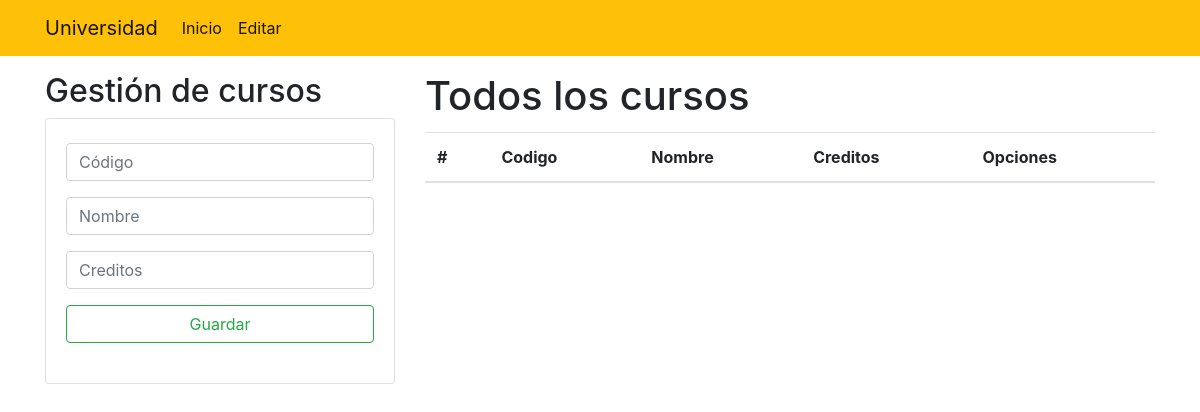
Before: / with the older database file.
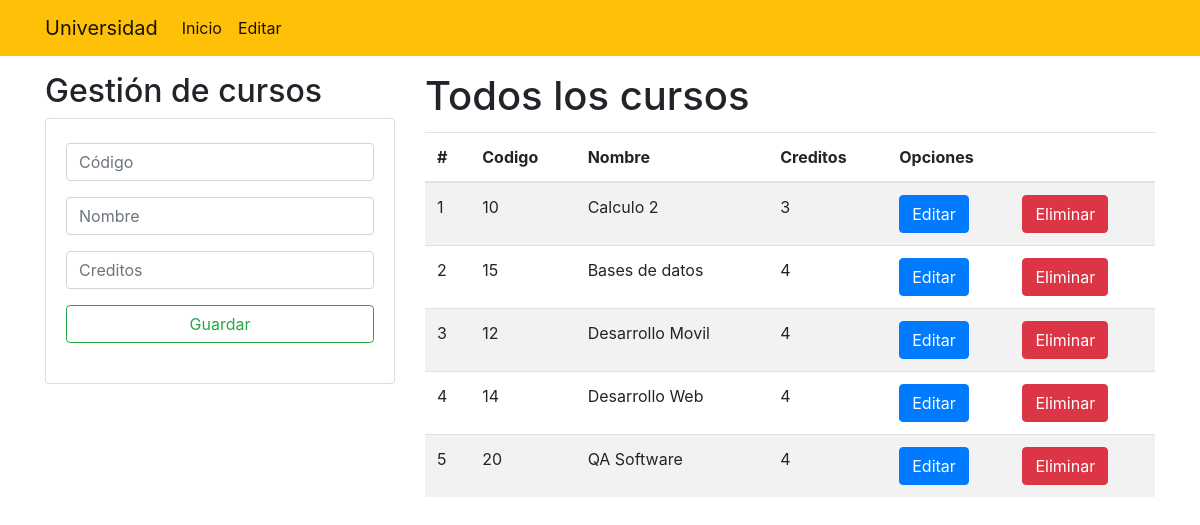
After: the same page with the newer database file.
### Academico/models.py (models this page shows, shortened)
class Curso(models.Model):
    codigo = models.CharField(primary_key=True, max_length=8)
    nombre = models.CharField(max_length=50)
    creditos = models.PositiveSmallIntegerField()

### Academico/views.py (the view)
# urls.py: path('', views.home),
def home(request):
    allCursos = Curso.objects.all()
    return render(request, 'gestionCursos.html', {"cursos": allCursos})

### Academico/templates/gestionCursos.html (shortened to what this page needs)
{% extends './base.html' %} {% block title %} Gestión de Cursos {% endblock %}
{% block body %}
<div class="row">
  <div class="col-sm-12 col-md-6 col-lg-4 col-xl-4">
    <h2>Gestión de cursos</h2>
    <div class="card py-1">
      <div class="card-body">
        <form action="/registrarCurso/" method="POST">
          <div class="form-group">
            <input
              type="text"
              id="txtCodigo"
              name="txtCodigo"
              class="form-control"
              placeholder="Código"
              minlength="1"
              maxlength="8"
              required
            />
          </div>
          <div class="form-group">
            <input
              type="text"
              id="txtNombre"
              name="txtNombre"
              class="form-control"
              placeholder="Nombre"
              minlength="2"
              maxlength="50"
              required
            />
          </div>
          <div class="form-group">
            <input
              type="number"
              id="numCreditos"
              name="numCreditos"
              class="form-control"
              placeholder="Creditos"
              minlength="1"
              required
            />
          </div>
          <div class="form-group">
            <button type="submit" class="btn btn-outline-success btn-block">
              Guardar
            </button>
          </div>
        </form>
      </div>
    </div>
  </div>
  <div class="col-sm-12 col-md-6 col-lg-8 col-xl-8">
    <h1>Todos los cursos</h1>
    <div class="table-responsive py-1">
      <table class="table table-striped">
        <thead>
          <tr>
            <th>#</th>
            <th>Codigo</th>
            <th>Nombre</th>
            <th>Creditos</th>
            <th colspan="2">Opciones</th>
          </tr>
        </thead>
        <tbody>
          {% for curso in cursos %}
          <tr>
            <td>{{forloop.counter}}</td>
            <td>{{curso.codigo}}</td>
            <td>{{curso.nombre}}</td>
            <td>{{curso.creditos}}</td>
            <td>
              <a href="editarCurso/{{curso.codigo}}" class="btn btn-primary"
                >Editar</a
              >
            </td>
            <td>
              <button type="button" class="btn btn-danger" data-toggle="modal" data-target="#exampleModal">
                Eliminar
              </button>
              </td>
          </tr>
          {% endfor %}
        </tbody>
      </table>
    </div>
  </div>
</div>
{% endblock %}

### Academico/templates/base.html (shortened to what this page needs)
{% block content %}
<!DOCTYPE html>
<html lang="es">
  <head>
    <link
      rel="stylesheet"
      href="https://cdn.jsdelivr.net/npm/bootstrap@4.5.3/dist/css/bootstrap.min.css"
    />
  </head>
  <body>
    <nav class="navbar navbar-expand-lg navbar-light bg-warning">
      <div class="container">
        <a class="navbar-brand" href="/">Universidad</a>
        <div class="collapse navbar-collapse" id="navbarNav">
          <ul class="navbar-nav">
            <li class="nav-item active">
              <a class="nav-link" href="#"
                >Inicio <span class="sr-only">(current)</span></a
              >
            </li>
            <li class="nav-item active">
              <a class="nav-link" href="#"
                >Editar <span class="sr-only">(current)</span></a
              >
            </li>
          </ul>
        </div>
      </div>
    </nav>
    <div class="container py-3">{% block body %} {% endblock %}</div>
  </body>
</html>
{% endblock %}

Changed rows visible on the page:
added Curso: codigo "10", nombre "Calculo 2", creditos "3"
added Curso: codigo "15", nombre "Bases de datos", creditos "4"
added Curso: codigo "12", nombre "Desarrollo Movil", creditos "4"
added Curso: codigo "14", nombre "Desarrollo Web", creditos "4"
added Curso: codigo "20", nombre "QA Software", creditos "4"
